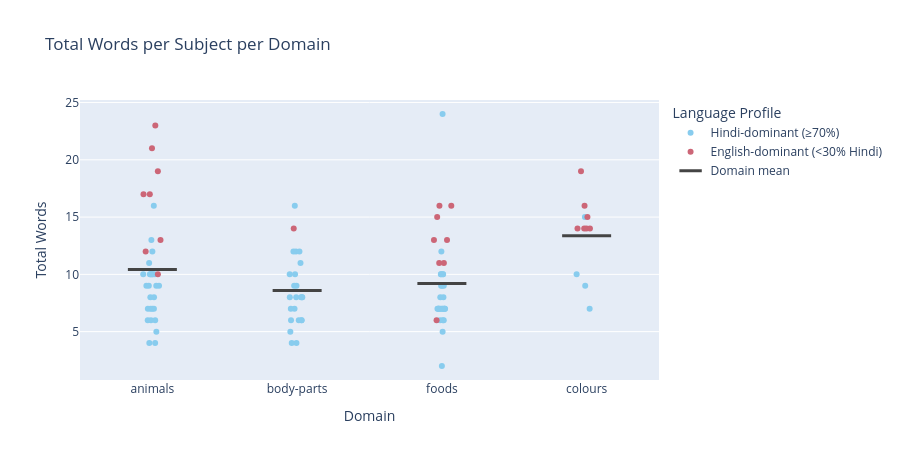

Notebook code for this chart:
### Markdown cell above
---
## 7. Word Output Volume: Total Words per Subject per Domain

Do bilingual/Hindi-dominant subjects produce fewer or more words?  
We plot total word count per (subject × domain), coloured by language profile.

### Code cell
# ── 7. Word output volume ────────────────────────────────────────────────────
vol_df = (
    df.groupby(["subject_id", "domain"])["word"]
    .count()
    .reset_index(name="word_count")
    .merge(subj_profile[["subject_id", "profile"]], on="subject_id")
)

# Box plot per domain, striped by profile
fig = px.strip(
    vol_df,
    x="domain",
    y="word_count",
    color="profile",
    color_discrete_sequence=px.colors.qualitative.Safe,
    stripmode="overlay",
    title="Total Words per Subject per Domain",
    labels={"word_count": "Total Words", "domain": "Domain", "profile": "Language Profile"},
    hover_data=["subject_id"],
)

# Overlay domain mean
dom_mean = vol_df.groupby("domain")["word_count"].mean().reset_index()
fig.add_trace(go.Scatter(
    x=dom_mean["domain"],
    y=dom_mean["word_count"],
    mode="markers",
    marker=dict(symbol="line-ew", size=35, color="black", line=dict(width=3)),
    name="Domain mean",
))
fig.update_layout(height=460)
fig.show()

# Stats table
print("\nAverage word count per domain × profile:")
display(
    vol_df.groupby(["domain", "profile"])["word_count"]
    .agg(["mean", "std", "count"])
    .round(2)
    .reset_index()
)

### Figure 1 — Plotly figure (JSON) as saved in the notebook; plotly's stock layout.template omitted (floating-point values rounded to 4 significant figures)
{"data": [{"alignmentgroup": "True", "boxpoints": "all", "customdata": [[3342], [3342], [3342], [5157], [5157], [5157], [10147], [10147], [10147], [13498], [13498], [13498], [13549], [13549], [13549], [20970], [20970], [20970], [23853], [23853], [23853], [31417], [31417], [31417], [35389], [35389], [35389], [42616], [42616], [42616], [43909], [43909], [43909], [53105], [53105], [53105], [53307], [53307], [53307], [61476], [61476], [61476], [62335], [62335], [62335], [68981], [68981], [68981], [71977], [71977], [71977], [72898], [72898], [72898], [73233], [73233], [73233], [74323], [74323], [74323], [78839], [78839], [78839], [81851], [81851], [81851], [83682], [83682], [83682], [86781], [86781], [86781], [92821], [92821], [92821], [94502], [94502], [94502], [95712], [95712], [95712]], "fillcolor": "rgba(255,255,255,0)", "hoveron": "points", "hovertemplate": "Language Profile=Hindi-dominant (≥70%)<br>Domain=%{x}<br>Total Words=%{y}<br>subject_id=%{customdata[0]}<extra></extra>", "legendgroup": "Hindi-dominant (≥70%)", "line": {"color": "rgba(255,255,255,0)"}, "marker": {"color": "rgb(136, 204, 238)"}, "name": "Hindi-dominant (≥70%)", "offsetgroup": "Hindi-dominant (≥70%)", "orientation": "v", "pointpos": 0, "showlegend": true, "type": "box", "x": ["animals", "body-parts", "foods", "animals", "body-parts", "foods", "animals", "body-parts", "foods", "animals", "body-parts", "foods", "animals", "body-parts", "foods", "animals", "body-parts", "foods", "animals", "body-parts", "foods", "animals", "body-parts", "foods", "animals", "body-parts", "foods", "animals", "body-parts", "foods", "animals", "body-parts", "foods", "animals", "body-parts", "foods", "animals", "body-parts", "foods", "animals", "colours", "foods", "animals", "body-parts", "foods", "animals", "body-parts", "foods", "animals", "body-parts", "foods", "animals", "body-parts", "foods", "animals", "body-parts", "foods", "animals", "body-parts", "foods", "animals", "body-parts", "foods", "animals", "body-parts", "foods", "animals", "colours", "foods", "animals", "body-parts", "foods", "animals", "colours", "foods", "animals", "body-parts", "foods", "animals", "colours", "foods"], "x0": " ", "xaxis": "x", "y": [7, 7, 7, 10, 12, 6, 4, 6, 7, 7, 6, 7, 10, 8, 8, 10, 12, 9, 7, 7, 10, 8, 9, 7, 10, 12, 10, 6, 4, 6, 12, 8, 9, 9, 6, 6, 9, 11, 8, 9, 10, 12, 8, 8, 7, 11, 9, 7, 4, 4, 2, 10, 8, 7, 16, 16, 10, 10, 8, 7, 10, 10, 10, 6, 6, 5, 9, 9, 9, 7, 10, 7, 13, 15, 24, 6, 5, 7, 5, 7, 7], "y0": " ", "yaxis": "y"}, {"alignmentgroup": "True", "boxpoints": "all", "customdata": [[10255], [10255], [10255], [25803], [25803], [25803], [34350], [34350], [34350], [49294], [49294], [49294], [76112], [76112], [76112], [77358], [77358], [77358], [81788], [81788], [81788], [83169], [83169], [83169]], "fillcolor": "rgba(255,255,255,0)", "hoveron": "points", "hovertemplate": "Language Profile=English-dominant (<30% Hindi)<br>Domain=%{x}<br>Total Words=%{y}<br>subject_id=%{customdata[0]}<extra></extra>", "legendgroup": "English-dominant (<30% Hindi)", "line": {"color": "rgba(255,255,255,0)"}, "marker": {"color": "rgb(204, 102, 119)"}, "name": "English-dominant (<30% Hindi)", "offsetgroup": "English-dominant (<30% Hindi)", "orientation": "v", "pointpos": 0, "showlegend": true, "type": "box", "x": ["animals", "colours", "foods", "animals", "colours", "foods", "animals", "colours", "foods", "animals", "colours", "foods", "animals", "colours", "foods", "animals", "body-parts", "foods", "animals", "colours", "foods", "animals", "colours", "foods"], "x0": " ", "xaxis": "x", "y": [21, 14, 15, 17, 14, 11, 23, 19, 13, 17, 14, 13, 10, 14, 16, 12, 14, 6, 13, 15, 16, 19, 16, 11], "y0": " ", "yaxis": "y"}, {"marker": {"color": "black", "line": {"width": 3}, "size": 35, "symbol": "line-ew"}, "mode": "markers", "name": "Domain mean", "type": "scatter", "x": ["animals", "body-parts", "colours", "foods"], "y": [10.43, 8.583, 13.36, 9.2]}], "layout": {"boxmode": "overlay", "height": 460, "legend": {"title": {"text": "Language Profile"}, "tracegroupgap": 0}, "title": {"text": "Total Words per Subject per Domain"}, "xaxis": {"anchor": "y", "domain": [0, 1], "title": {"text": "Domain"}}, "yaxis": {"anchor": "x", "domain": [0, 1], "title": {"text": "Total Words"}}}}
